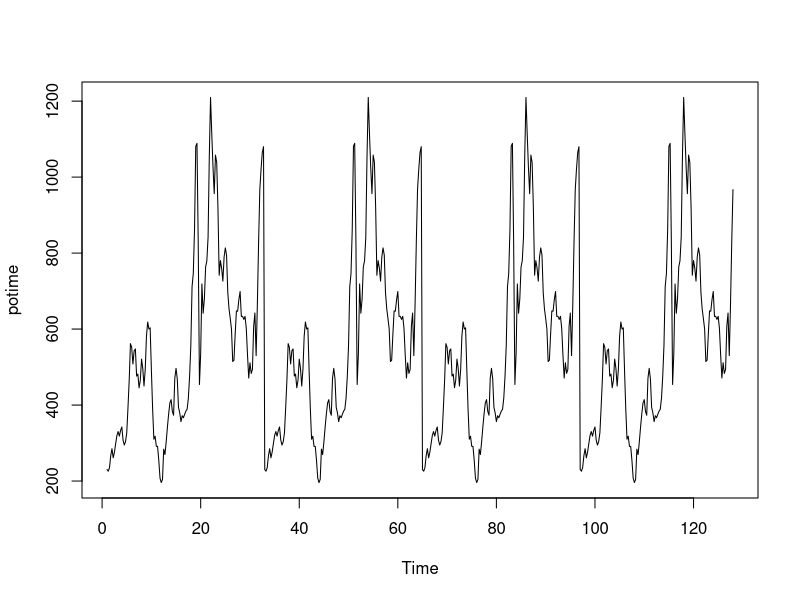
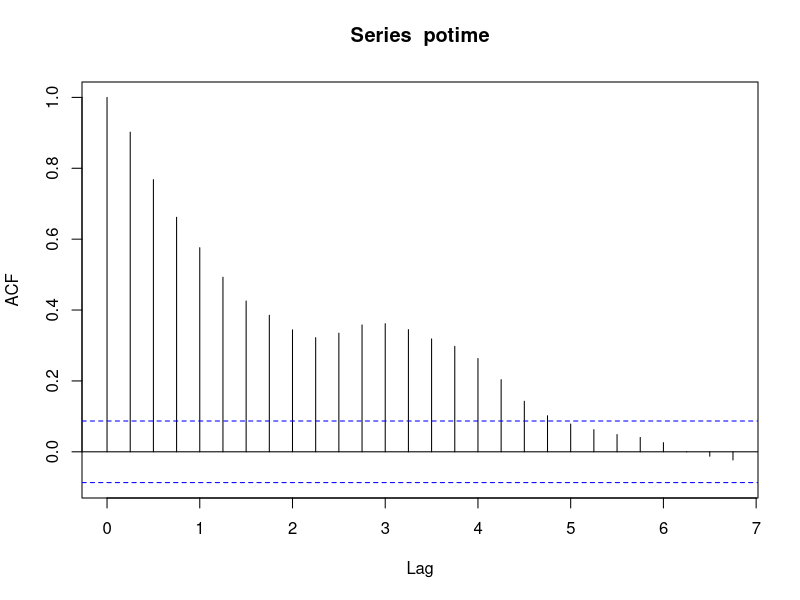
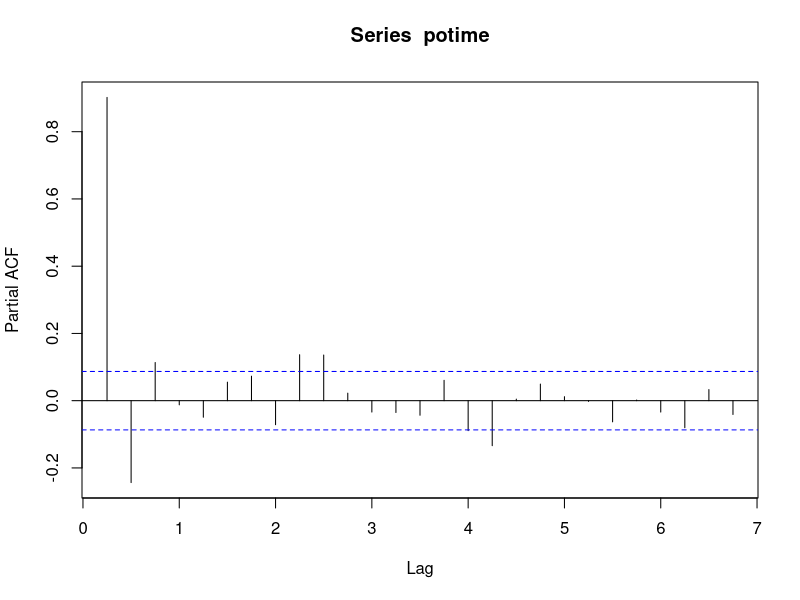
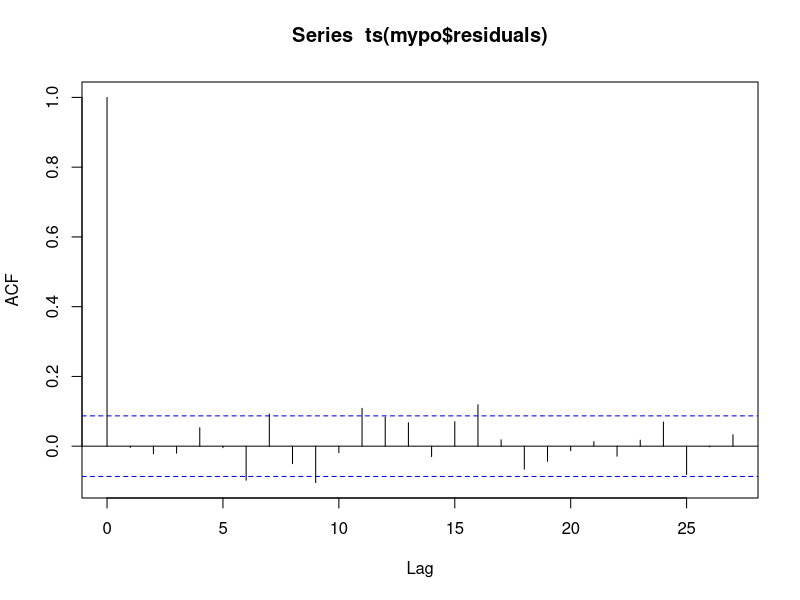
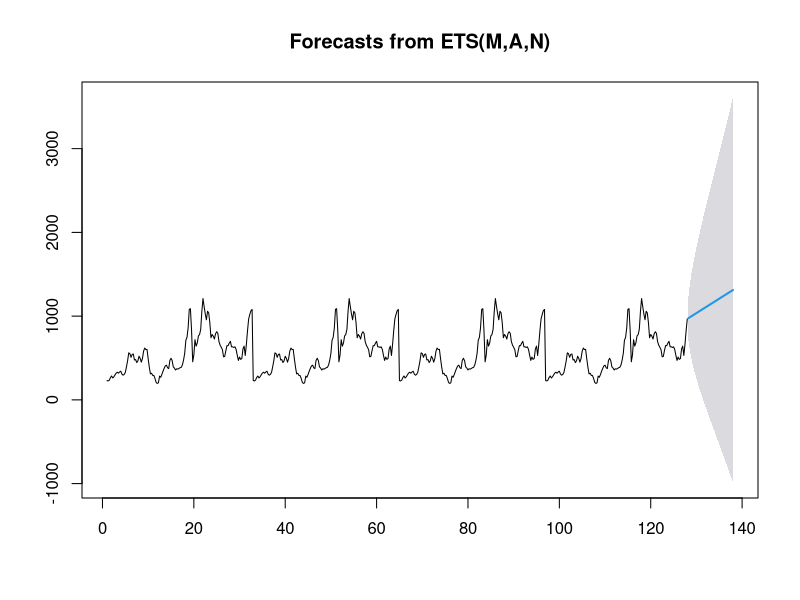

Write R code to recreate these figures, in order.
## ---- chunk 1

Palmoil = read.csv('Palmoil.csv')
class(Palmoil) #Check type of dataset
potime = ts(Palmoil$Dollar,start=1, end=128, frequency=4)
class(potime) 
library('forecast')
library('tseries')
plot(potime)
acf(potime)
pacf(potime)
adf.test(potime)
mypo=auto.arima(potime,ic="aic",trace=TRUE) #trace = list all models
#Akaike Information Criteria (AIC)

mypo
acf(ts(mypo$residuals))
myfc=forecast(potime,level=c(95), h=10*4)
myfc
plot(myfc)

